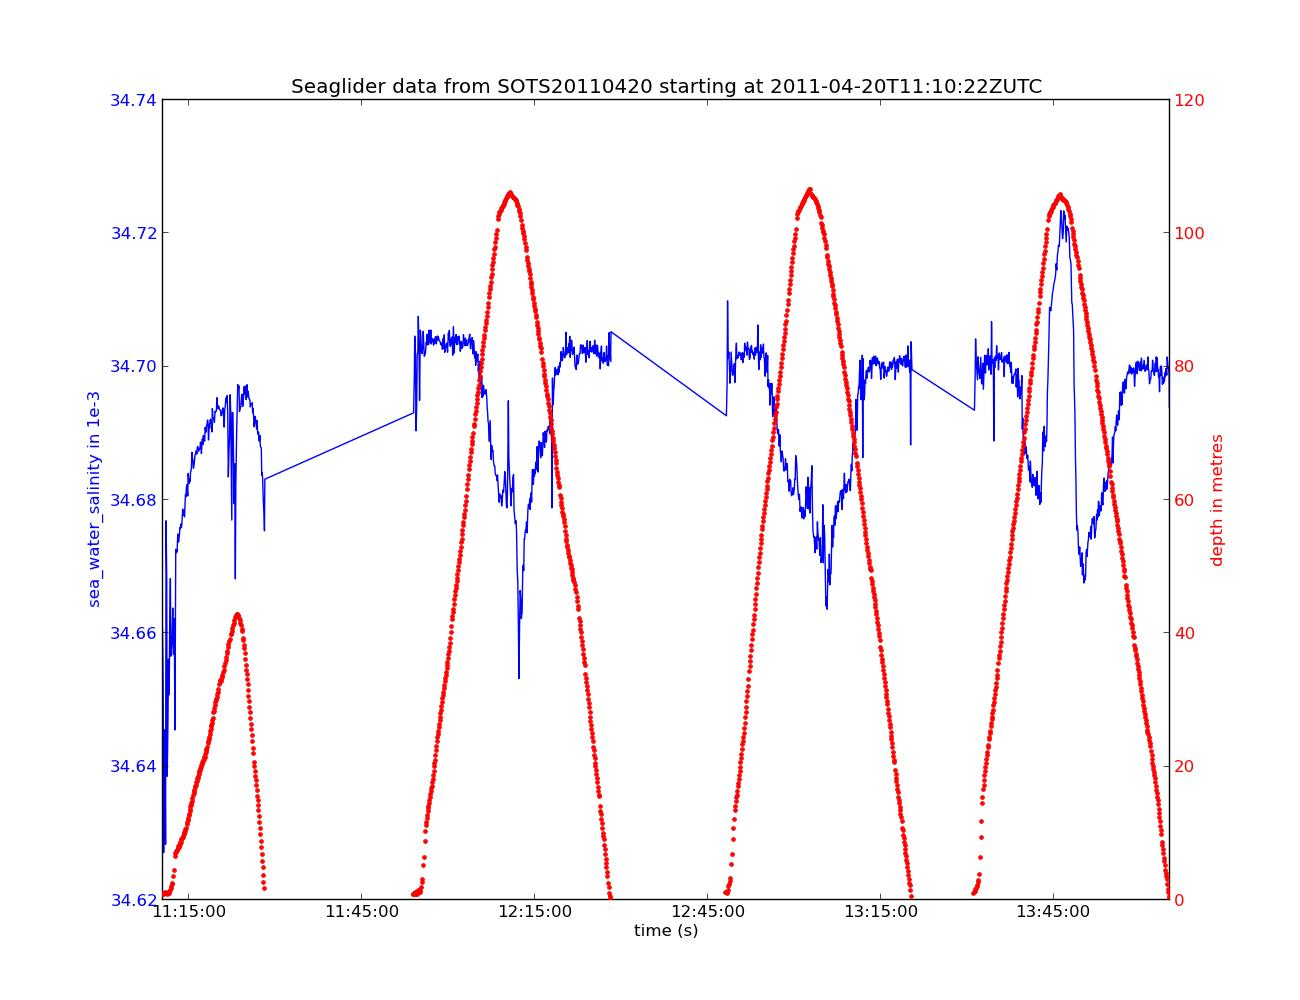

Reproduce this figure in Python.
#!/bin/env python
# -*- coding: utf-8 -*-
#
# Author: Laurent Besnard
# Institute: IMOS / eMII
# email address: laurent.besnard@utas.edu.au
# Website: http://imos.org.au/  https://github.com/aodn/imos_user_code_library
# May 2013; Last revision: 20-May-2013
#
# Copyright 2013 IMOS
# The script is distributed under the terms of the GNU General Public License


from numpy import where
from netCDF4 import Dataset, num2date
from matplotlib.pyplot import figure, xlabel, ylabel, title, show

############# ANFOG
anfog_URL = 'http://thredds.aodn.org.au/thredds/dodsC/IMOS/eMII/demos/ANFOG/seaglider/SOTS20110420/IMOS_ANFOG_BCEOSTUV_20110420T111022Z_SG517_FV01_timeseries_END-20110420T140511Z.nc' 
anfog_DATA = Dataset(anfog_URL) 

TIME = anfog_DATA.variables['TIME']
PSAL = anfog_DATA.variables['PSAL']
DEPTH =  anfog_DATA.variables['DEPTH']
PSAL_qcFlag = anfog_DATA.variables['PSAL_quality_control']

qcLevel = 1 # we use the quality control flags to only select the good_data
index_qcLevel = where( PSAL_qcFlag[:] == qcLevel)

psalData = PSAL[index_qcLevel] 
timeData = num2date(TIME[:], TIME.units)
timeData = timeData[index_qcLevel]
depthData = DEPTH[index_qcLevel]

figure1 = figure( figsize=(13, 10), dpi=80, facecolor='w', edgecolor='k')

ax1 = figure1.add_subplot(111)
ax1.plot(timeData,psalData, 'b-')
ax1.set_xlabel('time (s)')
# Make the y-axis label and tick labels match the line color.
ax1.set_ylabel(PSAL.standard_name + ' in ' + PSAL.units, color='b')
for tl in ax1.get_yticklabels():
    tl.set_color('b')

ax2 = ax1.twinx()
ax2.plot(timeData,depthData, 'r.')
ax2.set_ylabel(DEPTH.standard_name + ' in ' + DEPTH.units, color='r')
for tl in ax2.get_yticklabels():
    tl.set_color('r')

xlabel(TIME.standard_name)
title(anfog_DATA.title +  ' starting at ' + anfog_DATA.time_coverage_start  + 'UTC')
show()
